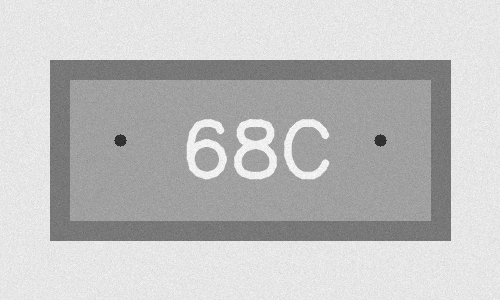
#> input picture sample_mark_teach.png, 500 x 300 px; its folder holds only this picture in this run
$ python -i measurements.py   (imports and definitions only)   (older library calls are emulated)
#> lines starting #> are read from the running program, lines starting #| are printed output that depends on the picture; after the words box and inside, x2 and y2 are one past the last pixel; in counts of white or black regions, pixels touching at a corner belong together
### config/debug_runtime.py
"""
Runtime Debug Flag State - shared by inspection functions.
"""

from config.debug_flags import (
    DEBUG_PRINT, DEBUG_PRINT_EXT, DEBUG_EDGE, DEBUG_BLOB,
    DEBUG_HIST, DEBUG_TIME, DEBUG_TIME_EXT
)

_current_debug_flags: int = 0


# [4 lines left out: function set_debug_flags, not called in this run]


def get_debug_flags() -> int:
    """Get current debug flags."""
    return _current_debug_flags


# [6 lines left out: function is_debug_enabled, not called in this run]


def resolve_debug(debug: bool) -> bool:
    """Resolve debug parameter against runtime flags.

    If debug is True, it becomes controlled by runtime flags.
    If debug is False, it remains False.
    """
    if debug is True:
        return is_debug_enabled()
    return bool(debug)

### tests/measurements.py
import cv2
from config.debug_runtime import resolve_debug
import numpy as np

def _binary_from_edge_contrast(gray, edge_contrast, debug=False):
    debug = resolve_debug(debug)
    """Build a binary image using two polarities and choose the one with reasonable fill."""
    _, binary_inv = cv2.threshold(gray, int(edge_contrast), 255, cv2.THRESH_BINARY_INV)
    _, binary_norm = cv2.threshold(gray, int(edge_contrast), 255, cv2.THRESH_BINARY)

    white_inv = (np.sum(binary_inv == 255) / binary_inv.size) * 100 if binary_inv.size else 0
    white_norm = (np.sum(binary_norm == 255) / binary_norm.size) * 100 if binary_norm.size else 0

    if debug:
        print(f"[DEBUG] Binary fill%% inv={white_inv:.1f}, norm={white_norm:.1f}")

    # Prefer a reasonable fill 10-70%; otherwise pick closer to 40%
    if 10 < white_inv <= 70:
        chosen = binary_inv
    elif 10 < white_norm <= 70:
        chosen = binary_norm
    else:
        chosen = binary_inv if abs(white_inv - 40) < abs(white_norm - 40) else binary_norm

    # Clean a bit
    kernel = cv2.getStructuringElement(cv2.MORPH_ELLIPSE, (3, 3))
    chosen = cv2.morphologyEx(chosen, cv2.MORPH_CLOSE, kernel, iterations=1)
    return chosen

def _measure_band_thickness_top_bottom(gray, edge_contrast=106, num_scans=60, debug=False):
    debug = resolve_debug(debug)
    """
    Estimate thickness of top and bottom body bands between terminal inner edge and central body area.
    Returns (top_thickness, bottom_thickness) in pixels, or (None, None) if failed.
    """
    h, w = gray.shape[:2]
    if h == 0 or w == 0:
        return None, None

    binary = _binary_from_edge_contrast(gray, edge_contrast, debug)
    sobel_y = cv2.Sobel(binary, cv2.CV_64F, 0, 1, ksize=3)

    # Regions: top 35%, bottom 35%
    top_h = int(h * 0.35)
    bot_h = int(h * 0.35)
    top_region = sobel_y[0:top_h, :]
    bot_region = sobel_y[h - bot_h:h, :]

    skip = max(1, w // max(10, num_scans))

    def thickness_in_region(grad_region, offset_y, is_top=True):
        vals = []
        for col in range(0, grad_region.shape[1], skip):
            col_data = grad_region[:, col]
            # Find candidate edges by prominence
            # For top: terminal inner edge tends to be a negative peak first, central body edge positive after
            # For bottom: polarity can flip; try both orders and pick plausible distances
            peaks_pos = np.argwhere(col_data > 5).flatten()
            peaks_neg = np.argwhere(col_data < -5).flatten()
            best = None
            if is_top:
                for n in peaks_neg:
                    # find next positive after n
                    p_after = peaks_pos[peaks_pos > n]
                    if p_after.size:
                        dist = int(p_after[0] - n)
                        if 4 <= dist <= int(h * 0.5):
                            best = dist
                            break
            else:
                # bottom: try positive then negative after
                for p in peaks_pos[::-1]:  # start from bottom side by reversing
                    n_before = peaks_neg[peaks_neg < p]
                    if n_before.size:
                        dist = int(p - n_before[-1])
                        if 4 <= dist <= int(h * 0.5):
                            best = dist
                            break
                # fallback: try negative then positive
                if best is None:
                    for n in peaks_neg:
                        p_after = peaks_pos[peaks_pos > n]
                        if p_after.size:
                            dist = int(p_after[0] - n)
                            if 4 <= dist <= int(h * 0.5):
                                best = dist
                                break
            if best is not None:
                vals.append(best)
        if not vals:
            return None
        # use median for robustness
        return float(np.median(vals))

    top_t = thickness_in_region(top_region, 0, is_top=True)
    bot_t = thickness_in_region(bot_region, h - bot_h, is_top=False)
    if debug:
        print(f"[DEBUG] Band thickness top={top_t}, bottom={bot_t}")
    return top_t, bot_t

# [947 lines left out: functions measure_body_to_term_width, measure_term_to_body_gap, measure_body_width, measure_body_length, _fit_line, _fit_line_with_outlier_removal and 5 more, not called in this run]

>>> import cv2
>>> picture = cv2.imread('../sample_mark_teach.png', cv2.IMREAD_GRAYSCALE)
#> picture is the input picture: shape (300, 500); min 34, max 255, mean 192
>>> result = _measure_band_thickness_top_bottom(picture)
#> in _binary_from_edge_contrast, `_, binary_inv = cv2.threshold(gray, int(edge_contrast), 255, cv2.THRES..`:
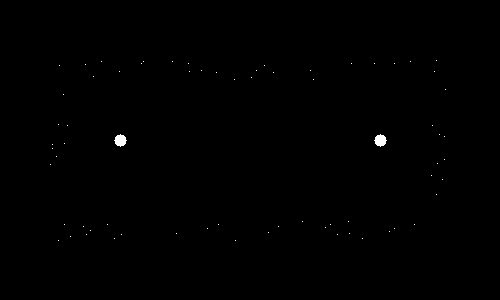
#> binary_inv: shape (300, 500); 0.2% white; 69 white regions (67 under 20 px), largest, box (x1, y1, x2, y2) and area: (114, 134, 127, 147) 113, (374, 134, 387, 147) 113
#> in _binary_from_edge_contrast, `white_inv = (np.sum(binary_inv == 255) / binary_inv.size) * 100 if bin..`: white_inv = 0.195
#> in _binary_from_edge_contrast, `white_norm = (np.sum(binary_norm == 255) / binary_norm.size) * 100 if ..`: white_norm = 99.8
#> in _measure_band_thickness_top_bottom, `sobel_y = cv2.Sobel(binary, cv2.CV_64F, 0, 1, ksize=3)`:
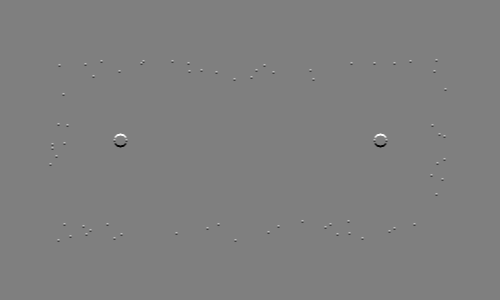
#> sobel_y: shape (300, 500) float64; min -1020, max 1020, mean 0; drawn with min black and max white
#> in _measure_band_thickness_top_bottom, `top_region = sobel_y[0:top_h, :]`:
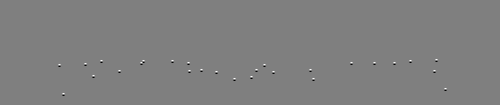
#> top_region: shape (105, 500) float64; min -510, max 510, mean 0; drawn with min black and max white
#> the loop in thickness_in_region, `for col in range(0, grad_region.shape[1], skip):` made 63 passes
#> (peaks_pos, peaks_neg) on passes 9, 16, 19, 26, 28, 33, 34, 35, 40, 45: ([93], [95]), ([70], [72]), ([60], [62]), ([69], [71]), ([71], [73]), ([69], [71]), ([64], [66]), ([71], [73]), ([78], [80]), ([62], [64])
#> after the loop in thickness_in_region, `for col in range(0, grad_region.shape[1], skip):`: vals = []
#> the loop in thickness_in_region (call 2), `for col in range(0, grad_region.shape[1], skip):` made 63 passes
#> (peaks_pos, peaks_neg) on passes 9, 16, 23, 27, 43: ([28], [30]), ([38], [40]), ([37], [39]), ([32], [34]), ([38], [40])

$ run again, on 1.bmp
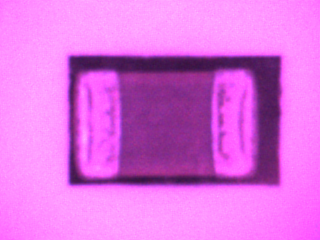
#> input picture 1.bmp, 320 x 240 px
#> in _binary_from_edge_contrast, `_, binary_inv = cv2.threshold(gray, int(edge_contrast), 255, cv2.THRES..`:
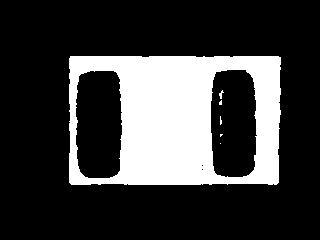
#> binary_inv: shape (240, 320); 23.6% white; 6 white regions (4 under 20 px), largest, box (x1, y1, x2, y2) and area: (69, 56, 281, 185) 18037, (219, 90, 224, 99) 21
#> white_inv = 23.55
#> white_norm = 76.45
#> chosen: shape (240, 320); 23.6% white; 6 white regions (4 under 20 px), largest, box (x1, y1, x2, y2) and area: (69, 56, 281, 185) 18043, (219, 90, 224, 99) 23
#> in _measure_band_thickness_top_bottom, `bot_region = sobel_y[h - bot_h:h, :]`:
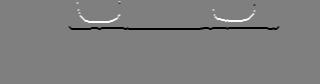
#> bot_region: shape (84, 320) float64; min -1020, max 1020, mean -9.6; drawn with min black and max white
#> the loop in thickness_in_region, `for col in range(0, grad_region.shape[1], skip):` made 64 passes
#> peaks_pos on passes 16, 26, 27, 28, 29, 30, 31, 32: [55, 56], [55, 56], [55, 56], [55, 56], [55, 56], [56, 57], [55, 56], [55, 56]
#> after the loop in thickness_in_region, `for col in range(0, grad_region.shape[1], skip):`: vals = [4]
#> top_t = 4
#> the loop in thickness_in_region (call 2), `for col in range(0, grad_region.shape[1], skip):` made 64 passes
#> peaks_neg on passes 15, 16, 26, 27, 28, 29, 30, 31: [26, 27, 28, 29], [28, 29], [28, 29], [28, 29], [28, 29], [28, 29], [28, 29], [28, 29]
#> bot_t = 9
#> result = (4, 9)
